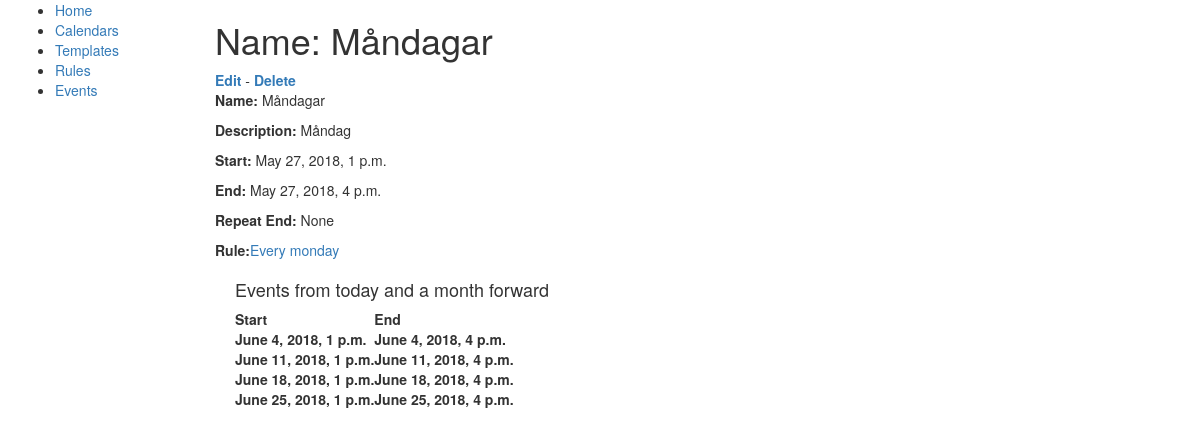
Page /scheduler/event/1 on the committed database.
### scheduler/models.py (models this page shows, shortened)
class Event(models.Model):
    name = models.CharField(max_length=50, help_text="Enter a human-friendly name for this type of Event")
    description = models.CharField(max_length=300, help_text="Enter a description for this type of Event", null=True, blank=True)
    booking_template = models.ForeignKey('EventTemplate', on_delete=models.SET_NULL, null=True, help_text="Select a template for how scheduled Events will look in the calendar.")
    start = models.DateTimeField(help_text="Start of event repetition and start time of events", db_index=True)
    end = models.DateTimeField(help_text="End time of events, must be after start", db_index=True)
    repeat_end = models.DateTimeField(help_text="Date to end repetition", null=True, blank=True)
    rule = models.ForeignKey('SchedulingRule', null=True, blank=True, help_text="Select '----' for a one time only event.", on_delete=models.SET_NULL)
    class Meta:
        ordering = ["name"]
    def create_eventinstance(self, start, end=None):
        if end is None:
            end = start + (self.end - self.start)
        return EventInstance(event=self, start=start, end=end, status=0)
    def get_event_list(self, from_date, until_date):
        logger.warning("Event:get_event_list called")
        logger.warning("Event:get_event_list:from_date: %s", from_date)
        logger.warning("Event:get_event_list:until_date: %s", until_date)
        logger.warning("Event:get_event_list:self.start: %s", self.start.tzinfo)
        logger.warning("Event:get_event_list:self.end: %s", self.end)
        event_list = []
        if self.start > until_date:
            logger.warning("Event:get_event_list:Start parameter not within range")
            return event_list
        if self.rule is not None:
            logger.warning("Event:get_event_list:Rule for repetition found")
            event_duration = self.end - self.start
            if self.start > from_date:
                from_date = self.start
            else:
                from_date = datetime.datetime.combine(from_date.date(), self.start.time(), self.start.tzinfo)
            if self.repeat_end and self.repeat_end < until_date:
                until_date = self.repeat_end
            logger.warning("Event:get_event_list:from_date: %s", from_date)
            logger.warning("Event:get_event_list:until_date: %s", until_date)
            start_list = self.rule.get_events(from_date, until_date)
            for startdate in start_list:
                event_list.append(self.create_eventinstance(startdate, startdate+event_duration))
        else:
            logger.warning("Event:get_event_list:No rule for repetition found, adding single event")
            event_list.append(self.create_eventinstance(self.start))
        return event_list
    def get_events(self, from_date, until_date):
        logger.warning("Event:get_events called")
        logger.warning("Event:get_events:from_date: %s", from_date)
        logger.warning("Event:get_events:until_date: %s", until_date)
        event_instances = self.eventinstance_set.all()
        event_replacer = EventReplacer(event_instances)
        generated_events = self.get_event_list(from_date, until_date)
        final_eventlist = []
        for event_instance in generated_events:
            if event_replacer.has_eventinstance(event_instance):
                final_eventlist.append(event_replacer.get_eventinstance(event_instance))
            else:
                final_eventlist.append(event_instance)
        final_eventlist += event_replacer.get_straggling_eventinstances(from_date, until_date)
        return final_eventlist

class SchedulingRule(models.Model):
    freqs = (
        ("YEARLY", "Yearly"),
         ("MONTHLY", "Monthly"),
         ("WEEKLY", "Weekly"),
         ("DAILY", "Daily"),
    )
    _week_days = {
        'MO': MO,
        'TU': TU,
        'WE': WE,
        'TH': TH,
        'FR': FR,
        'SA': SA,
        'SU': SU
    }
    name = models.CharField(max_length=50)
    description = models.TextField()
    frequency = models.CharField("frequency", choices=freqs, max_length=10)
    params = models.TextField("params", blank=True)
    def rrule_frequency(self):
        compatibility_dict = {
            'DAILY': DAILY,
            'MONTHLY': MONTHLY,
            'WEEKLY': WEEKLY,
            'YEARLY': YEARLY
        }
        return compatibility_dict[self.frequency]
    def _weekday_or_number(self, param):
        try:
            return int(param)
        except (TypeError, ValueError):
            uparam = str(param).upper()
            if uparam in SchedulingRule._week_days:
                return SchedulingRule._week_days[uparam]
    def get_params(self, extra_params=""):
        total_params = self.params + ";" + extra_params
        params = total_params.split(';')
        param_dict = []
        for param in params:
            param = param.split(':')
            if len(param) != 2:
                continue
            param = (
                str(param[0]).lower(),
                [x for x in
                 [self._weekday_or_number(v) for v in param[1].split(',')]
                 if x is not None],
            )
            if len(param[1]) == 1:
                param_value = self._weekday_or_number(param[1][0])
                param = (param[0], param_value)
            param_dict.append(param)
        return dict(param_dict)
    def get_events(self, dtstart=None, until=None, extra_params=""):
        logger.warning("Rule:get_events called")
        logger.warning("dtstart: %s", dtstart)
        logger.warning("until: %s", until)
        params = self.get_params(extra_params=extra_params)
        if (('until' in params) and until):
            del params['until']
        if((until is None) and not('count' in params) and not('until' in params)):
            params['count'] = 10
        if(dtstart is None):
            dtstart = datetime.datetime.now()
        frequency = self.rrule_frequency()
        logger.warning("params: %s", params)
        events = rrule(frequency, dtstart=dtstart, until=until, **params)
        return events

class EventInstance(models.Model):
    STATUS = (
        (-1, 'Reschedule needed'),
        (0, 'Unscheduled'),
        (1, 'Scheduled'),
        (2, 'Cancelled'),
    )
    id = models.UUIDField(primary_key=True, default=uuid.uuid4, editable=False, help_text="Unique ID for this bookinginstance")
    google_calendar_booking_id = models.CharField(max_length=300, help_text="Unique ID from google after instance is created", null=True, blank=True)
    host = models.CharField(max_length=50, help_text="Enter a name instead of user-key", null=True, blank=True)
    event = models.ForeignKey('Event', on_delete=models.SET_NULL, null=True)
    start = models.DateTimeField(help_text="Start of event")
    end = models.DateTimeField(help_text="End of event")
    status = models.IntegerField(default=0, choices=STATUS, help_text="Instance status")
    class Meta:
        ordering = ["start", "end"]
    def display_host(self):
        return ''.join([self.host])
    display_host.short_description = "Host"

### scheduler/views.py (the view)
# urls.py: path('event/<int:pk>', views.EventDetailView.as_view(), name='event-detail'),
class EventDetailView(generic.DetailView):
    model = Event
    def get_context_data(self, **kwargs):
        start = datetime.now(timezone.utc).replace(hour=0, minute=0, second=0, microsecond=0)
        end = start+relativedelta(months=+1)
        context = super(EventDetailView, self).get_context_data(**kwargs)
        events = self.object.get_events(start, end)
        context['eventlist'] = events
        return context

### scheduler/models.py (called while the page is built)
    def has_eventinstance(self, event_instance):
        try:
            return (event_instance.event.id, event_instance.start, event_instance.end) in self.lookup
        except TypeError:
            if not self.lookup:
                return False
            else:
                raise TypeError('A problem with checking if an actual EventInstace exists occured!')

    def get_straggling_eventinstances(self, from_date, until_date):
        return [event_instance for _, event_instance in list(self.lookup.items()) if (event_instance.start < until_date and event_instance.start >= from_date and not event_instance.status == 2)]

### scheduler/templates/scheduler/event_detail.html (shortened to what this page needs)
{% extends "base_generic.html" %}
{% block content %}
  <h1>Name: {{ event.name }}</h1>
  <strong class="text-success"><a href="{% url 'event-update' pk=event.pk %}">Edit</a></strong> - <strong class="text-warning"><a href="{% url 'event-delete' pk=event.pk %}">Delete</a></strong>
  <p><strong>Name:</strong> {{ event.name }}</p>
  <p><strong>Description:</strong> {{ event.description }}</p>
  <p><strong>Start:</strong> {{ event.start }}</p>
  <p><strong>End:</strong> {{ event.end }}</p>
  <p><strong>Repeat End:</strong> {{ event.repeat_end }}</p>
  <p><strong>Rule:</strong><a href="{% url 'rule-detail' pk=event.rule.pk %}">{{ event.rule.name }}</a></p>
  <div style="margin-left:20px;margin-top:20px">
    <h4>Events from today and a month forward</h4>
    <table>
      <tr>
        <th>Start</th>
        <th>End</th>
      </tr>
      {% for event in eventlist %}
        <tr>
          <th>{{ event.start }}</th>
          <th>{{ event.end }}</th>
        </tr>
      {% endfor %}
    </table>
  </div>
{% endblock %}

### rows in the picture
Event: name "Måndagar", description "Måndag", start "May 27, 2018, 1 p.m.", end "May 27, 2018, 4 p.m.", repeat_end "None", rule.name "Every monday"
